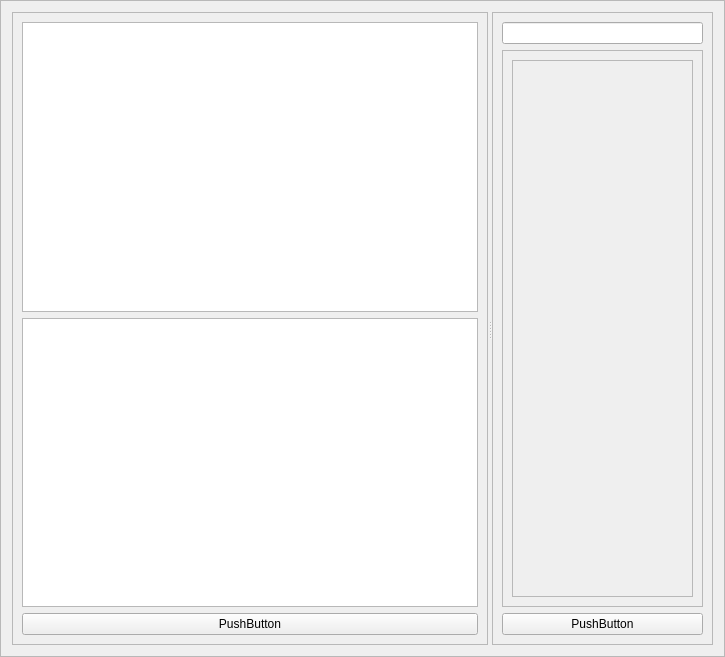
<?xml version="1.0" encoding="UTF-8"?>
<ui version="4.0">
 <class>Frame</class>
 <widget class="QFrame" name="Frame">
  <property name="geometry">
   <rect>
    <x>0</x>
    <y>0</y>
    <width>725</width>
    <height>657</height>
   </rect>
  </property>
  <property name="windowTitle">
   <string>Frame</string>
  </property>
  <property name="frameShape">
   <enum>QFrame::StyledPanel</enum>
  </property>
  <property name="frameShadow">
   <enum>QFrame::Raised</enum>
  </property>
  <layout class="QGridLayout" name="gridLayout">
   <item row="0" column="0">
    <widget class="QSplitter" name="splitter">
     <property name="orientation">
      <enum>Qt::Horizontal</enum>
     </property>
     <widget class="QFrame" name="op_frame">
      <property name="frameShape">
       <enum>QFrame::StyledPanel</enum>
      </property>
      <property name="frameShadow">
       <enum>QFrame::Raised</enum>
      </property>
      <layout class="QGridLayout" name="gridLayout_3">
       <item row="0" column="0">
        <widget class="QTreeView" name="op_selector"/>
       </item>
       <item row="2" column="0">
        <widget class="QPushButton" name="enable_op_button">
         <property name="text">
          <string>PushButton</string>
         </property>
        </widget>
       </item>
       <item row="1" column="0">
        <widget class="QPlainTextEdit" name="op_info"/>
       </item>
      </layout>
     </widget>
     <widget class="QFrame" name="display_frame">
      <property name="frameShape">
       <enum>QFrame::StyledPanel</enum>
      </property>
      <property name="frameShadow">
       <enum>QFrame::Raised</enum>
      </property>
      <layout class="QVBoxLayout" name="verticalLayout">
       <item>
        <widget class="QLineEdit" name="op_name"/>
       </item>
       <item>
        <widget class="QFrame" name="op_source_frame">
         <property name="frameShape">
          <enum>QFrame::StyledPanel</enum>
         </property>
         <property name="frameShadow">
          <enum>QFrame::Raised</enum>
         </property>
         <layout class="QGridLayout" name="gridLayout_2">
          <item row="0" column="0">
           <widget class="QScrollArea" name="scrollArea">
            <property name="widgetResizable">
             <bool>true</bool>
            </property>
            <widget class="QWidget" name="scrollAreaWidgetContents">
             <property name="geometry">
              <rect>
               <x>0</x>
               <y>0</y>
               <width>307</width>
               <height>529</height>
              </rect>
             </property>
             <layout class="QGridLayout" name="gridLayout_5">
              <item row="0" column="0">
               <layout class="QGridLayout" name="op_source_layout"/>
              </item>
             </layout>
            </widget>
           </widget>
          </item>
         </layout>
        </widget>
       </item>
       <item>
        <widget class="QPushButton" name="edit_op_button">
         <property name="text">
          <string>PushButton</string>
         </property>
        </widget>
       </item>
      </layout>
     </widget>
    </widget>
   </item>
  </layout>
 </widget>
 <resources/>
 <connections/>
</ui>
